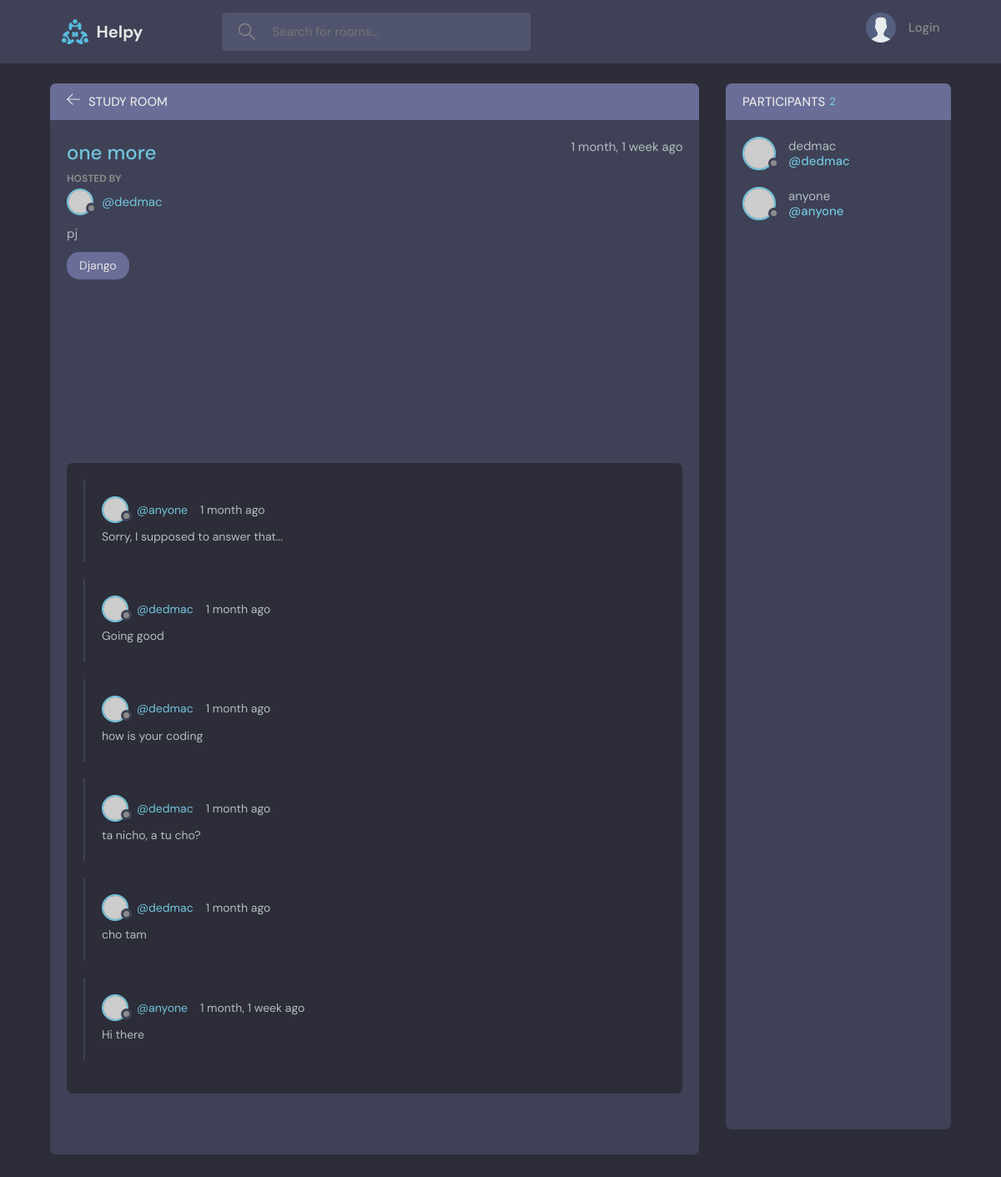
/rooms/7/, run on the app's committed database.
### rooms/models.py (models this page shows, shortened)
class Room(models.Model):
    host = models.ForeignKey(User, on_delete=models.SET_NULL, null=True)
    name = models.CharField(max_length=200)
    topic = models.ForeignKey(Topic, on_delete=models.SET_NULL, null=True)
    description = models.TextField(null=True, blank=True)
    participants = models.ManyToManyField(User, related_name="participants")
    created = models.DateTimeField(auto_now=False, auto_now_add=True)
    updated = models.DateTimeField(auto_now=True, auto_now_add=False)
    class Meta:
        ordering = ["-updated", "-created"]

class Topic(models.Model):
    name = models.CharField(max_length=50)
    def __str__(self):
        return self.name

class Message(models.Model):
    user = models.ForeignKey(User, on_delete=models.CASCADE)
    room = models.ForeignKey(Room, on_delete=models.CASCADE)
    text = models.TextField()
    created = models.DateTimeField(auto_now=False, auto_now_add=True)
    updated = models.DateTimeField(auto_now=True, auto_now_add=False)

### rooms/views.py (the view)
# urls.py: path("<int:pk>/", views.room_detail_view, name="rooms-detail"),
def room_detail_view(request, pk):
    room = get_object_or_404(Room, id=pk)
    room_messages = room.message_set.all().order_by("-created")
    participants = room.participants.all()
    if request.method == "POST":
        Message.objects.create(
            user=request.user, room=room, text=request.POST.get("text")
        )
        room.participants.add(request.user)
        return redirect("rooms-detail", pk=room.id)
    context = {
        "room": room,
        "room_messages": room_messages,
        "participants": participants,
    }
    return render(request, "rooms/rooms_detail.html", context)

### rooms/templates/rooms/rooms_detail.html (shortened to what this page needs)
{% extends "main.html" %}
{% block content %}
<main class="profile-page layout layout--2">
  <div class="container">
    <div class="room">
      <div class="room__top">
        <div class="room__topLeft">
          <a href="{% url 'rooms-list' %}">
            <svg version="1.1" xmlns="http://www.w3.org/2000/svg" width="32" height="32" viewBox="0 0 32 32">
              <title>arrow-left</title>
              <path
                d="M13.723 2.286l-13.723 13.714 13.719 13.714 1.616-1.611-10.96-10.96h27.625v-2.286h-27.625l10.965-10.965-1.616-1.607z">
              </path>
              </path>
            </svg>
          </a>
          <h3>Study Room</h3>
        </div>
      </div>
      <div class="room__box scroll">
        <div class="room__header scroll">
          <div class="room__info">
            <h3>{{room.name}}</h3>
            <span>{{room.created|timesince}} ago</span>
          </div>
          <div class="room__hosted">
            <p>Hosted By</p>
            <a href="{% url 'profile' room.host.id %}" class="room__author">
              <div class="avatar avatar--small">
                <img src="https://randomuser.me/api/portraits/men/37.jpg" />
              </div>
              <span>@{{room.host}}</span>
            </a>
          </div>
          <div class="room__details">
            {{room.description}}
          </div>
          <span class="room__topics">{{room.topic}}</span>
        </div>
        <div class="room__conversation">
          <div class="threads scroll">
            {% for message in room_messages %}
            <div class="thread">
              <div class="thread__top">
                <div class="thread__author">
                  <a href="{% url 'profile' message.user.id %}" class="thread__authorInfo">
                    <div class="avatar avatar--small">
                      <img src="https://randomuser.me/api/portraits/men/37.jpg" />
                    </div>
                    <span>@{{message.user}}</span>
                  </a>
                  <span class="thread__date">{{message.created|timesince}} ago</span>
                </div>
              </div>
              <div class="thread__details">
                {{message.text}}
              </div>
            </div>
            {% endfor %}
          </div>
        </div>
      </div>
    </div>
    <div class="participants">
      <h3 class="participants__top">Participants <span>{{room.participants.count}}</span></h3>
      <div class="participants__list scroll">
        {% for user in participants %}
        <a href="{% url 'profile' user.id %}" class="participant">
          <div class="avatar avatar--medium">
            <img src="https://randomuser.me/api/portraits/men/37.jpg" />
          </div>
          <p>
            {{user}}
            <span>@{{user}}</span>
          </p>
        </a>
        {% endfor %}
      </div>
    </div>
  </div>
</main>
{% endblock content %}

### data on the page
Room: name "one more", created "1 month, 1 week", host "dedmac", description "pj", topic "Django", participants.count "2"
Message: user "anyone", created "1 month", text "Sorry, I supposed to answer that..."
Message: user "dedmac", created "1 month", text "Going good"
Message: user "dedmac", created "1 month", text "how is your coding"
Message: user "dedmac", created "1 month", text "ta nicho, a tu cho?"
Message: user "dedmac", created "1 month", text "cho tam"
Message: user "anyone", created "1 month, 1 week", text "Hi there"

### other printed values
{{ user }} "dedmac"
{{ user }} "anyone"
